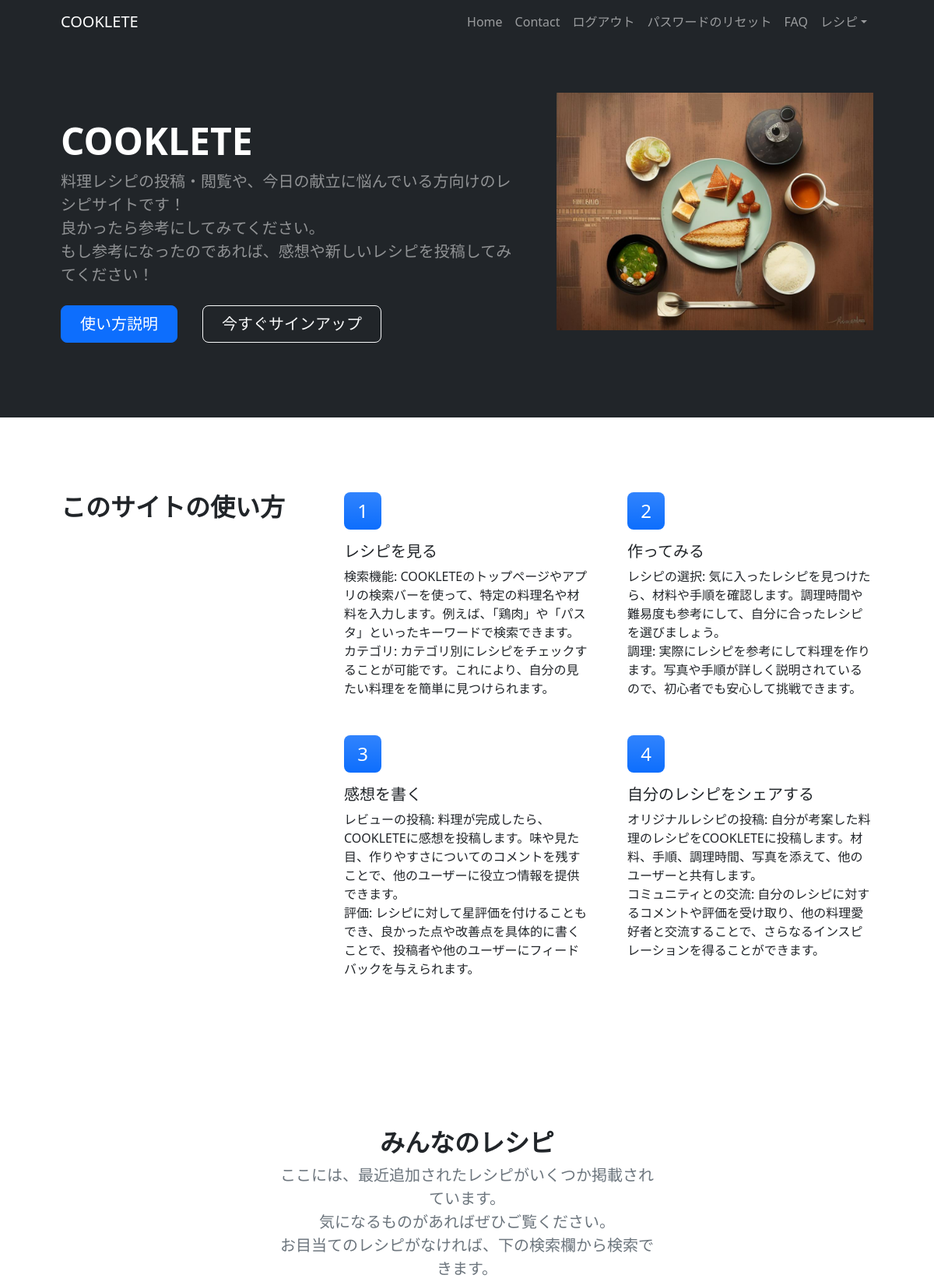
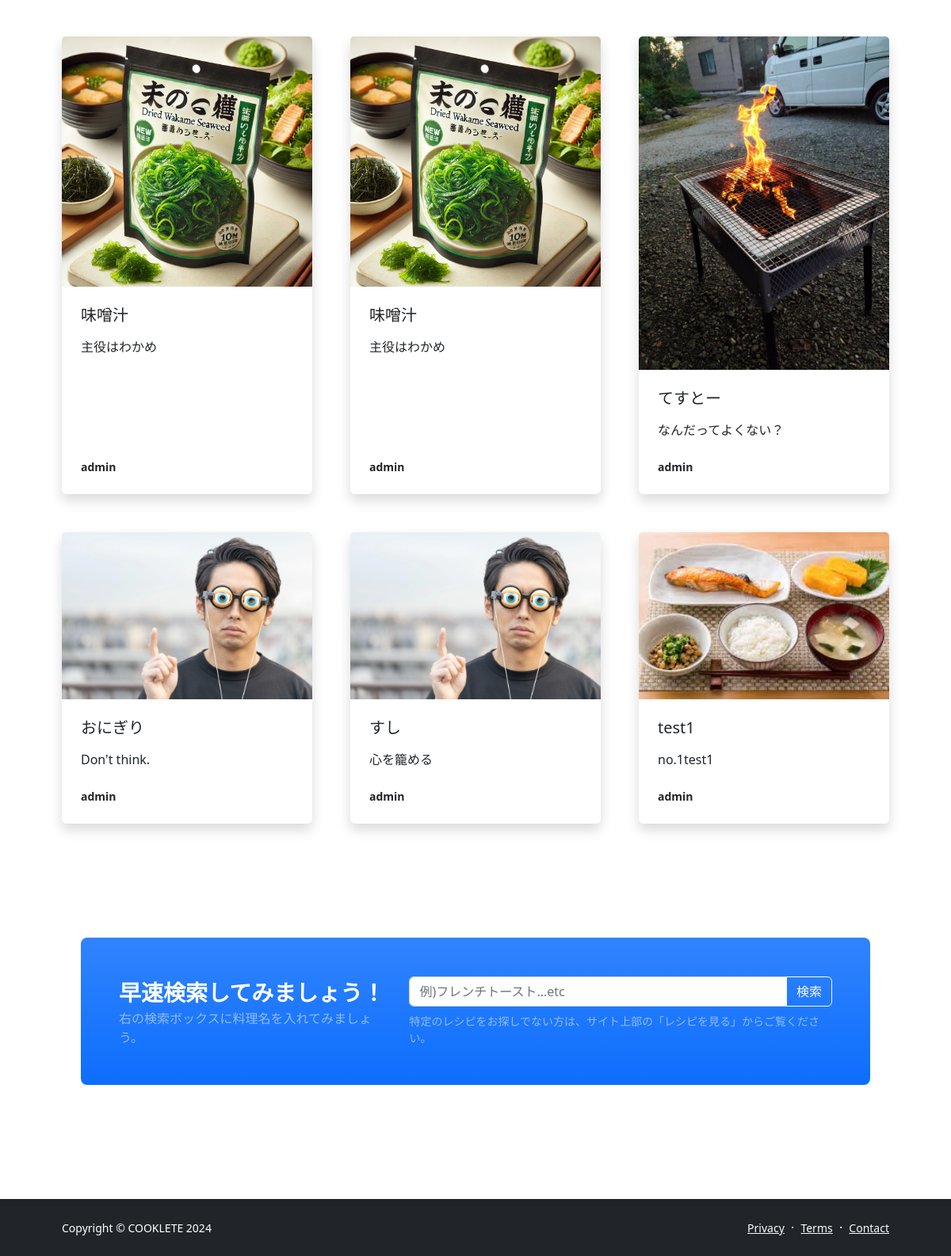
The app's page /recipes/1/ (signed in) with its own data (2 pictures, top to bottom).
### cookapp/models.py (models this page shows, shortened)
class Recipe(models.Model):
    user = models.ForeignKey(
        CustomUser,
        verbose_name='ユーザー',
        on_delete=models.CASCADE
    )
    title = models.CharField(
        verbose_name='レシピ名',
        max_length=100)
    description = models.TextField(
        verbose_name='レシピ紹介'
    )
    category = models.ManyToManyField(
        Category,
        verbose_name='カテゴリー',
        related_name='recipes'
    )
    image = models.ImageField(
        verbose_name='イメージ',
        upload_to='photos'
    )
    servings = models.IntegerField(
        verbose_name='提供人数',
        default=1
    )
    cooking_time = models.IntegerField(
        verbose_name='調理時間(分)'
    )
    point = models.TextField(
        verbose_name='ポイント'
    )
    posted_at = models.DateTimeField(
        verbose_name='投稿日時',
        auto_now_add=True
    )
    update_at = models.DateTimeField(
        verbose_name='更新日時',
        auto_now=True
    )

### accounts/models.py (models this page shows)
class CustomUser(AbstractUser):
    pass

### cookapp/views.py (the view)
# urls.py: path('recipes/<int:category>/', views.CategoryView.as_view(), name = 'recipes_cat'),
class CategoryView(ListView):
    template_name = 'index.html'
    def get_queryset(self):
        category_id = self.kwargs['category']
        categories = Recipe.objects.filter(category=category_id).order_by('-posted_at')
        return categories

### cookapp/templates/index.html (shortened to what this page needs)
{% extends "base.html" %}
            {% block contents %}
            {% include "cooks_title.html" %}
            <section class="py-5" id="features">
                <div class="container px-5 my-5">
                    <div class="row gx-5">
                        <div class="col-lg-4 mb-5 mb-lg-0"><h2 class="fw-bolder mb-0">このサイトの使い方</h2></div>
                        <div class="col-lg-8">
                            <div class="row gx-5 row-cols-1 row-cols-md-2">
                                <div class="col mb-5 h-100">
                                    <div class="feature bg-primary bg-gradient text-white rounded-3 mb-3 text-center" style="font-size: 1.5rem; padding: 1rem;">1</div>
                                    <h2 class="h5">レシピを見る</h2>
                                    <p class="mb-0">検索機能: COOKLETEのトップページやアプリの検索バーを使って、特定の料理名や材料を入力します。例えば、「鶏肉」や「パスタ」といったキーワードで検索できます。
                                        <br>カテゴリ: カテゴリ別にレシピをチェックすることが可能です。これにより、自分の見たい料理をを簡単に見つけられます。</p>
                                </div>
                                <div class="col mb-5 h-100">
                                    <div class="feature bg-primary bg-gradient text-white rounded-3 mb-3 text-center" style="font-size: 1.5rem; padding: 1rem;">2</div>
                                    <h2 class="h5">作ってみる</h2>
                                    <p class="mb-0">レシピの選択: 気に入ったレシピを見つけたら、材料や手順を確認します。調理時間や難易度も参考にして、自分に合ったレシピを選びましょう。<br>
                                        調理: 実際にレシピを参考にして料理を作ります。写真や手順が詳しく説明されているので、初心者でも安心して挑戦できます。</p>
                                </div>
                                <div class="col mb-5 mb-md-0 h-100">
                                    <div class="feature bg-primary bg-gradient text-white rounded-3 mb-3 text-center" style="font-size: 1.5rem; padding: 1rem;">3</div>
                                    <h2 class="h5">感想を書く</h2>
                                    <p class="mb-0">レビューの投稿: 料理が完成したら、COOKLETEに感想を投稿します。味や見た目、作りやすさについてのコメントを残すことで、他のユーザーに役立つ情報を提供できます。<br>
                                        評価: レシピに対して星評価を付けることもでき、良かった点や改善点を具体的に書くことで、投稿者や他のユーザーにフィードバックを与えられます。</p>
                                </div>
                                <div class="col h-100">
                                    <div class="feature bg-primary bg-gradient text-white rounded-3 mb-3 text-center" style="font-size: 1.5rem; padding: 1rem;">4</div>
                                    <h2 class="h5">自分のレシピをシェアする</h2>
                                    <p class="mb-0">オリジナルレシピの投稿: 自分が考案した料理のレシピをCOOKLETEに投稿します。材料、手順、調理時間、写真を添えて、他のユーザーと共有します。<br>
                                        コミュニティとの交流: 自分のレシピに対するコメントや評価を受け取り、他の料理愛好者と交流することで、さらなるインスピレーションを得ることができます。
                                        </p>
                                </div>
                            </div>
                        </div>
                    </div>
                </div>
            </section>
            <section class="py-5">
                <div class="container px-5 my-5">
                    <div class="row gx-5 justify-content-center">
                        <div class="col-lg-8 col-xl-6">
                            <div class="text-center">
                                <h2 class="fw-bolder">みんなのレシピ</h2>
                                <p class="lead fw-normal text-muted mb-5">ここには、最近追加されたレシピがいくつか掲載されています。<br>気になるものがあればぜひご覧ください。<br>お目当てのレシピがなければ、下の検索欄から検索できます。</p>
                            </div>
                        </div>
                    </div>
                    <div class="row gx-5">
                        {% for record in object_list %}
                        <div class="col-lg-4 mb-5">
                            <div class="card h-100 shadow border-0">
                                <img class="card-img-top" src="{{ record.image.url }}" alt="..." />
                                <div class="card-body p-4">
                                    <a class="text-decoration-none link-dark stretched-link" href="{% url 'cook:recipe_detail' record.pk %}"><h5 class="card-title mb-3">{{record.title}}</h5></a>
                                    <p class="card-text mb-0">{{record.point}}</p>
                                </div>
                                <div class="card-footer p-4 pt-0 bg-transparent border-top-0">
                                    <div class="d-flex align-items-end justify-content-between">
                                        <div class="d-flex align-items-center">
                                            <div class="small">
                                                <div class="fw-bold">{{record.user.username}}</div>
                                            </div>
                                        </div>
                                    </div>
                                </div>
                            </div>
                        </div>
                        {% endfor %}
                        {% include "search_recipe.html" %}
{% endblock %}

### records on screen
Recipe: image (picture), title "味噌汁", point "主役はわかめ", user.username "admin"
Recipe: image (picture), title "味噌汁", point "主役はわかめ", user.username "admin"
Recipe: image (picture), title "てすとー", point "なんだってよくない？", user.username "admin"
Recipe: image (picture), title "おにぎり", point "Don't think.", user.username "admin"
Recipe: image (picture), title "すし", point "心を籠める", user.username "admin"
Recipe: image (picture), title "test1", point "no.1test1", user.username "admin"
